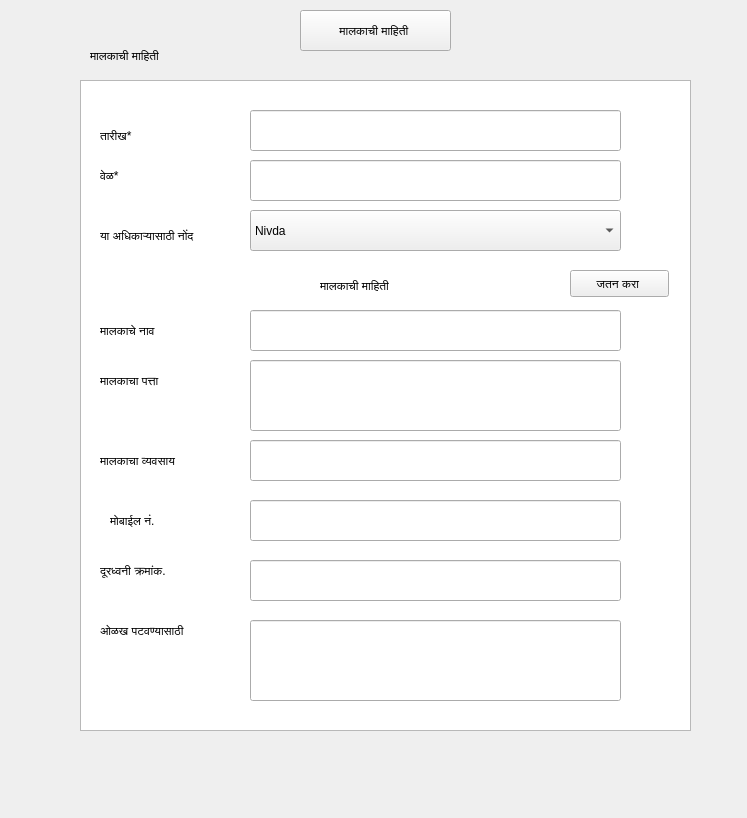
<?xml version="1.0" encoding="UTF-8"?>
<ui version="4.0">
 <class>Form</class>
 <widget class="QWidget" name="Form">
  <property name="geometry">
   <rect>
    <x>0</x>
    <y>0</y>
    <width>747</width>
    <height>818</height>
   </rect>
  </property>
  <property name="windowTitle">
   <string>Form</string>
  </property>
  <widget class="QLabel" name="label">
   <property name="geometry">
    <rect>
     <x>90</x>
     <y>40</y>
     <width>131</width>
     <height>31</height>
    </rect>
   </property>
   <property name="text">
    <string>मालकाची माहिती</string>
   </property>
  </widget>
  <widget class="QLabel" name="label_6">
   <property name="geometry">
    <rect>
     <x>140</x>
     <y>260</y>
     <width>131</width>
     <height>31</height>
    </rect>
   </property>
   <property name="text">
    <string>मालकाची माहिती</string>
   </property>
  </widget>
  <widget class="QLabel" name="label_8">
   <property name="geometry">
    <rect>
     <x>30</x>
     <y>220</y>
     <width>131</width>
     <height>31</height>
    </rect>
   </property>
   <property name="text">
    <string/>
   </property>
  </widget>
  <widget class="QListView" name="listView">
   <property name="geometry">
    <rect>
     <x>80</x>
     <y>80</y>
     <width>611</width>
     <height>651</height>
    </rect>
   </property>
  </widget>
  <widget class="QLabel" name="label_2">
   <property name="geometry">
    <rect>
     <x>100</x>
     <y>120</y>
     <width>91</width>
     <height>31</height>
    </rect>
   </property>
   <property name="text">
    <string>तारीख*</string>
   </property>
  </widget>
  <widget class="QLabel" name="label_3">
   <property name="geometry">
    <rect>
     <x>100</x>
     <y>160</y>
     <width>131</width>
     <height>31</height>
    </rect>
   </property>
   <property name="text">
    <string>वेळ*</string>
   </property>
  </widget>
  <widget class="QLabel" name="label_4">
   <property name="geometry">
    <rect>
     <x>100</x>
     <y>220</y>
     <width>131</width>
     <height>31</height>
    </rect>
   </property>
   <property name="text">
    <string>या अधिकाऱ्यासाठी नोंद </string>
   </property>
  </widget>
  <widget class="QLabel" name="label_5">
   <property name="geometry">
    <rect>
     <x>320</x>
     <y>270</y>
     <width>131</width>
     <height>31</height>
    </rect>
   </property>
   <property name="text">
    <string>मालकाची माहिती</string>
   </property>
  </widget>
  <widget class="QLabel" name="label_7">
   <property name="geometry">
    <rect>
     <x>100</x>
     <y>320</y>
     <width>91</width>
     <height>21</height>
    </rect>
   </property>
   <property name="text">
    <string>मालकाचे नाव</string>
   </property>
  </widget>
  <widget class="QLabel" name="label_9">
   <property name="geometry">
    <rect>
     <x>100</x>
     <y>370</y>
     <width>91</width>
     <height>21</height>
    </rect>
   </property>
   <property name="text">
    <string>मालकाचा पत्ता</string>
   </property>
  </widget>
  <widget class="QLabel" name="label_10">
   <property name="geometry">
    <rect>
     <x>110</x>
     <y>510</y>
     <width>91</width>
     <height>21</height>
    </rect>
   </property>
   <property name="text">
    <string>मोबाईल नं.</string>
   </property>
  </widget>
  <widget class="QLabel" name="label_11">
   <property name="geometry">
    <rect>
     <x>100</x>
     <y>450</y>
     <width>101</width>
     <height>21</height>
    </rect>
   </property>
   <property name="text">
    <string>मालकाचा व्यवसाय</string>
   </property>
  </widget>
  <widget class="QLabel" name="label_12">
   <property name="geometry">
    <rect>
     <x>100</x>
     <y>560</y>
     <width>91</width>
     <height>21</height>
    </rect>
   </property>
   <property name="text">
    <string>दूरध्वनी क्रमांक.</string>
   </property>
  </widget>
  <widget class="QLabel" name="label_13">
   <property name="geometry">
    <rect>
     <x>100</x>
     <y>620</y>
     <width>111</width>
     <height>21</height>
    </rect>
   </property>
   <property name="text">
    <string>ओळख पटवण्यासाठी</string>
   </property>
  </widget>
  <widget class="QLineEdit" name="lineEdit">
   <property name="geometry">
    <rect>
     <x>250</x>
     <y>110</y>
     <width>371</width>
     <height>41</height>
    </rect>
   </property>
  </widget>
  <widget class="QLineEdit" name="lineEdit_2">
   <property name="geometry">
    <rect>
     <x>250</x>
     <y>160</y>
     <width>371</width>
     <height>41</height>
    </rect>
   </property>
  </widget>
  <widget class="QLineEdit" name="lineEdit_4">
   <property name="geometry">
    <rect>
     <x>250</x>
     <y>310</y>
     <width>371</width>
     <height>41</height>
    </rect>
   </property>
  </widget>
  <widget class="QLineEdit" name="lineEdit_5">
   <property name="geometry">
    <rect>
     <x>250</x>
     <y>360</y>
     <width>371</width>
     <height>71</height>
    </rect>
   </property>
  </widget>
  <widget class="QLineEdit" name="lineEdit_6">
   <property name="geometry">
    <rect>
     <x>250</x>
     <y>440</y>
     <width>371</width>
     <height>41</height>
    </rect>
   </property>
  </widget>
  <widget class="QLineEdit" name="lineEdit_7">
   <property name="geometry">
    <rect>
     <x>250</x>
     <y>500</y>
     <width>371</width>
     <height>41</height>
    </rect>
   </property>
   <property name="maxLength">
    <number>10</number>
   </property>
  </widget>
  <widget class="QLineEdit" name="lineEdit_8">
   <property name="geometry">
    <rect>
     <x>250</x>
     <y>560</y>
     <width>371</width>
     <height>41</height>
    </rect>
   </property>
  </widget>
  <widget class="QLineEdit" name="lineEdit_9">
   <property name="geometry">
    <rect>
     <x>250</x>
     <y>620</y>
     <width>371</width>
     <height>81</height>
    </rect>
   </property>
  </widget>
  <widget class="QPushButton" name="pushButton_2">
   <property name="geometry">
    <rect>
     <x>300</x>
     <y>10</y>
     <width>151</width>
     <height>41</height>
    </rect>
   </property>
   <property name="text">
    <string>मालकाची माहिती </string>
   </property>
  </widget>
  <widget class="QComboBox" name="comboBox">
   <property name="geometry">
    <rect>
     <x>250</x>
     <y>210</y>
     <width>371</width>
     <height>41</height>
    </rect>
   </property>
   <item>
    <property name="text">
     <string>Nivda</string>
    </property>
   </item>
  </widget>
  <widget class="QPushButton" name="pushButton">
   <property name="geometry">
    <rect>
     <x>570</x>
     <y>270</y>
     <width>99</width>
     <height>27</height>
    </rect>
   </property>
   <property name="text">
    <string>जतन करा </string>
   </property>
  </widget>
 </widget>
 <resources/>
 <connections/>
</ui>
